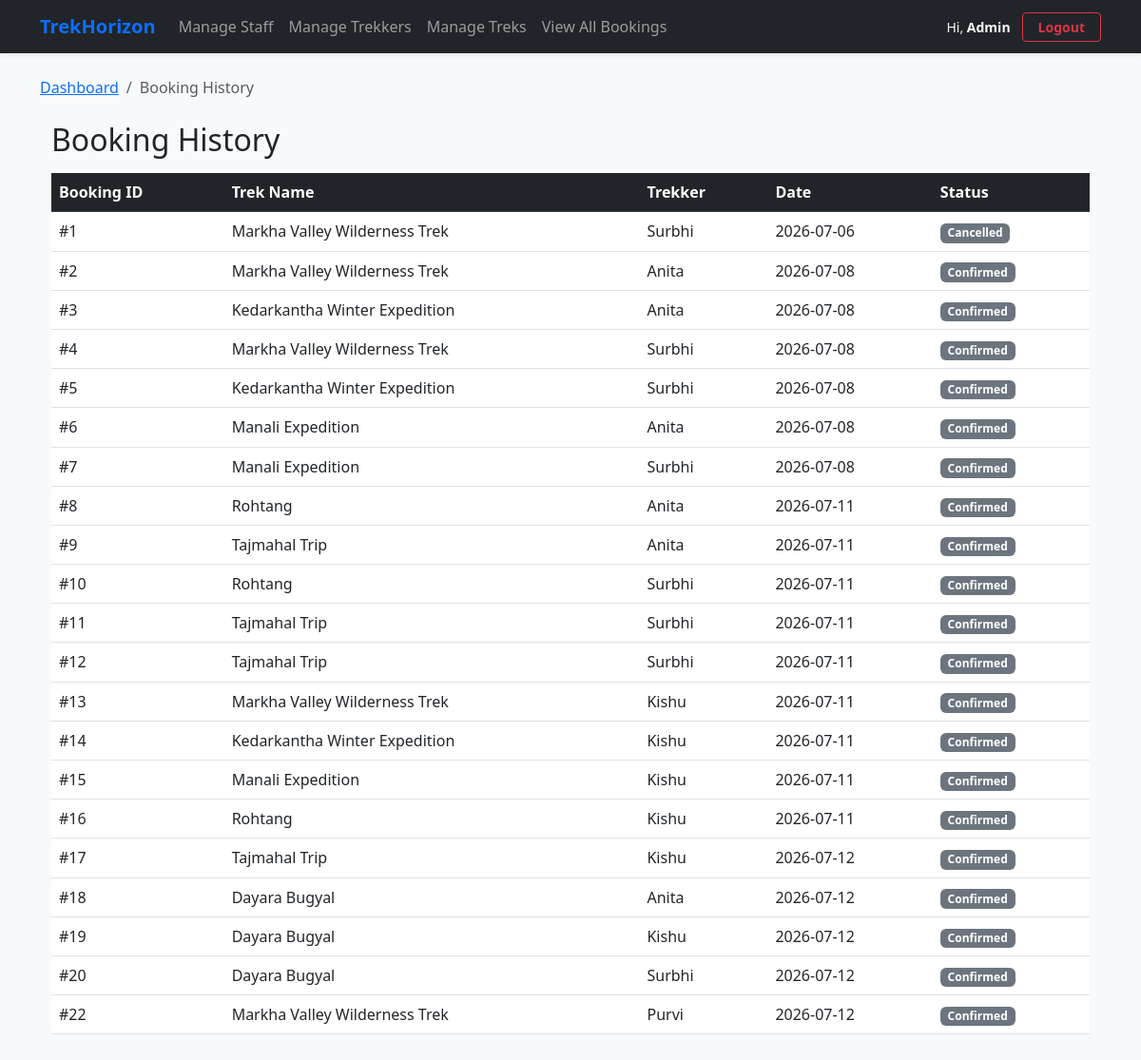
/admin/history (signed in), run on the app's committed database.
### models.py (models this page shows)
class Booking(db.Model):
    booking_id = db.Column(db.Integer, primary_key=True, autoincrement=True)
    user_id = db.Column(db.Integer, db.ForeignKey('user.user_id'), nullable=False)
    trek_id = db.Column(db.Integer, db.ForeignKey('trek.trek_id'), nullable=False)
    booking_date = db.Column(db.DateTime, default=datetime.utcnow)
    status = db.Column(db.Enum('Confirmed', 'Cancelled', 'Completed', name='booking_status'), nullable=False, default='Confirmed')

class Trek(db.Model):
    trek_id = db.Column(db.Integer, primary_key=True, autoincrement=True)
    trek_name = db.Column(db.String(150), nullable=False)
    location = db.Column(db.String(150), nullable=False)
    difficulty = db.Column(db.Enum('Easy', 'Moderate', 'Hard', name='trek_difficulty'), nullable=False)
    duration_days = db.Column(db.Integer, nullable=False)
    available_slots = db.Column(db.Integer, nullable=False)
    max_slots = db.Column(db.Integer, nullable=False)
    start_date = db.Column(db.Date, nullable=False)
    end_date = db.Column(db.Date, nullable=False)
    status = db.Column(db.Enum('Pending', 'Started', 'Open', 'Closed', 'Completed', name='trek_status'), nullable=False)
    assigned_staff_id = db.Column(db.Integer, db.ForeignKey('user.user_id'), nullable=True)
    cost_per_person = db.Column(db.Float, nullable=False, default=0.0)
    meeting_point = db.Column(db.String(255), nullable=True)
    description = db.Column(db.Text, nullable=True)
    bookings = db.relationship('Booking', backref='trek', lazy=True)

class User(db.Model):
    user_id = db.Column(db.Integer, primary_key=True, autoincrement=True)
    name = db.Column(db.String(100), nullable=False)
    email = db.Column(db.String(100), nullable=False, unique=True)
    password = db.Column(db.String(255), nullable=False)
    phone = db.Column(db.String(20), nullable=True)
    role = db.Column(db.Enum('Admin', 'Staff', 'Trekker', name='user_roles'), nullable=False)
    status = db.Column(db.String(20), nullable=False, default='Approved')
    created_at = db.Column(db.DateTime, default=datetime.utcnow)
    managed_treks = db.relationship('Trek', backref='assigned_staff', lazy=True)
    bookings = db.relationship('Booking', backref='trekker', lazy=True)

### routes/admin.py (the view)
@app.route('/admin/history')
def admin_trekking_history():
    if not check_admin():
        return "Access Forbidden", 403
    all_history = Booking.query.all()
    return render_template('adminhistory.html', history=all_history)

### routes/admin.py (called while the page is built)
def check_admin():
    return 'user_id' in session and session.get('user_role') == 'Admin'

### templates/adminhistory.html (shortened to what this page needs)
{% extends 'base.html' %}
{% block content %}
<nav aria-label="breadcrumb">
    <ol class="breadcrumb">
        <li class="breadcrumb-item"><a href="/dashboard">Dashboard</a></li>
        <li class="breadcrumb-item active" aria-current="page">Booking History</li>
    </ol>
</nav>
<div class="container mt-4">
    <h2>Booking History</h2>
    <table class="table table-hover mt-3">
        <thead class="table-dark">
            <tr>
                <th>Booking ID</th>
                <th>Trek Name</th>
                <th>Trekker</th>
                <th>Date</th>
                <th>Status</th>
            </tr>
        </thead>
        <tbody>
            {% for entry in history %}
            <tr>
                <td>#{{ entry.booking_id }}</td>
                <td>{{ entry.trek.trek_name }}</td>
                <td>{{ entry.trekker.name }}</td>
                <td>{{ entry.booking_date.strftime('%Y-%m-%d') }}</td>
                <td>
                    <span class="badge {% if entry.status == 'Booked' %}bg-primary{% else %}bg-secondary{% endif %}">
                        {{ entry.status }}
                    </span>
                </td>
            </tr>
            {% endfor %}
        </tbody>
    </table>
</div>
{% endblock %}

### data on the page
Booking: booking_id "1", trek.trek_name "Markha Valley Wilderness Trek", trekker.name "Surbhi", booking_date "2026-07-06", status "Cancelled"
Booking: booking_id "2", trek.trek_name "Markha Valley Wilderness Trek", trekker.name "Anita", booking_date "2026-07-08", status "Confirmed"
Booking: booking_id "3", trek.trek_name "Kedarkantha Winter Expedition", trekker.name "Anita", booking_date "2026-07-08", status "Confirmed"
Booking: booking_id "4", trek.trek_name "Markha Valley Wilderness Trek", trekker.name "Surbhi", booking_date "2026-07-08", status "Confirmed"
Booking: booking_id "5", trek.trek_name "Kedarkantha Winter Expedition", trekker.name "Surbhi", booking_date "2026-07-08", status "Confirmed"
Booking: booking_id "6", trek.trek_name "Manali Expedition", trekker.name "Anita", booking_date "2026-07-08", status "Confirmed"
Booking: booking_id "7", trek.trek_name "Manali Expedition", trekker.name "Surbhi", booking_date "2026-07-08", status "Confirmed"
Booking: booking_id "8", trek.trek_name "Rohtang", trekker.name "Anita", booking_date "2026-07-11", status "Confirmed"
Booking: booking_id "9", trek.trek_name "Tajmahal Trip", trekker.name "Anita", booking_date "2026-07-11", status "Confirmed"
Booking: booking_id "10", trek.trek_name "Rohtang", trekker.name "Surbhi", booking_date "2026-07-11", status "Confirmed"
Booking: booking_id "11", trek.trek_name "Tajmahal Trip", trekker.name "Surbhi", booking_date "2026-07-11", status "Confirmed"
Booking: booking_id "12", trek.trek_name "Tajmahal Trip", trekker.name "Surbhi", booking_date "2026-07-11", status "Confirmed"
Booking: booking_id "13", trek.trek_name "Markha Valley Wilderness Trek", trekker.name "Kishu", booking_date "2026-07-11", status "Confirmed"
Booking: booking_id "14", trek.trek_name "Kedarkantha Winter Expedition", trekker.name "Kishu", booking_date "2026-07-11", status "Confirmed"
Booking: booking_id "15", trek.trek_name "Manali Expedition", trekker.name "Kishu", booking_date "2026-07-11", status "Confirmed"
Booking: booking_id "16", trek.trek_name "Rohtang", trekker.name "Kishu", booking_date "2026-07-11", status "Confirmed"
Booking: booking_id "17", trek.trek_name "Tajmahal Trip", trekker.name "Kishu", booking_date "2026-07-12", status "Confirmed"
Booking: booking_id "18", trek.trek_name "Dayara Bugyal", trekker.name "Anita", booking_date "2026-07-12", status "Confirmed"
Booking: booking_id "19", trek.trek_name "Dayara Bugyal", trekker.name "Kishu", booking_date "2026-07-12", status "Confirmed"
Booking: booking_id "20", trek.trek_name "Dayara Bugyal", trekker.name "Surbhi", booking_date "2026-07-12", status "Confirmed"
Booking: booking_id "22", trek.trek_name "Markha Valley Wilderness Trek", trekker.name "Purvi", booking_date "2026-07-12", status "Confirmed"

### other printed values
{{ session.get('user_name', 'User') }} "Admin"
